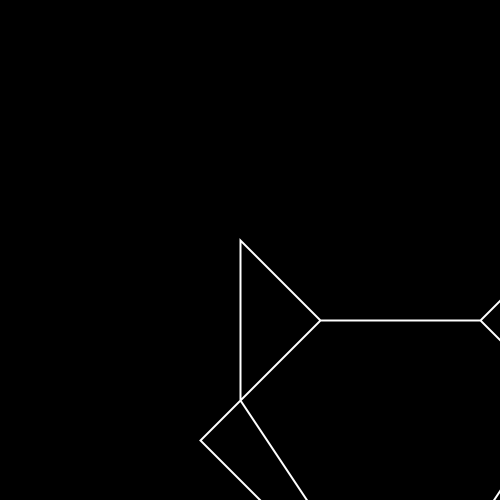
Frame 1 (no input)
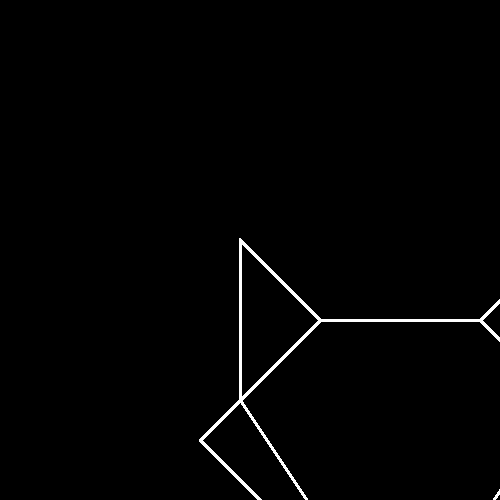
Frame 60 (the mouse pressed at the canvas centre just before this capture)
Frame 120 (the mouse held since frame 60 and released just before this capture): identical to frame 60, image omitted

The Processing sketch that drew these frames (run headless with seeded random() and noise(); from frame 60 on, the mouse is pressed at the canvas centre):

// Processing sketch: creatureHardCode
// ── creatureHardCode.pde

float M = random(.5,1.5);
float initX = random(100*M,height-100*M);
float initY = random(100*M,width-100*M);

void setup(){
size(500,500);
background(0);
smooth();
}

void draw(){
  shapeMode(CENTER);
  scale(2);
  translate(100,100);
  stroke(255);
  noFill();

    beginShape();
    vertex(60, 60);
    vertex(20, 20);
    vertex(20, 100);
    vertex(0, 120);
    vertex(100, 220);
    vertex(200, 120);
    vertex(180, 100);
    vertex(180, 20);
    vertex(140, 60);
    vertex(60, 60);
    vertex(20, 100);
    vertex(100, 220);
    vertex(180, 100);
    vertex(140,60);
    endShape();
}
